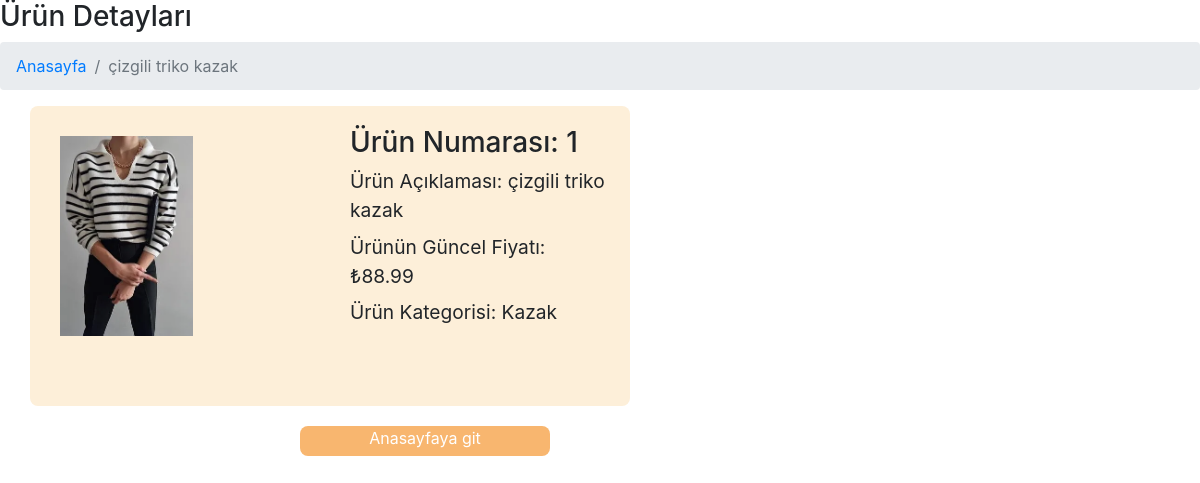
Page /product/1 on the committed database.
### tables this page shows
CREATE TABLE products (
            id INTEGER PRIMARY KEY AUTOINCREMENT,
            product_no INTEGER NOT NULL,
            description TEXT NOT NULL,
            price REAL NOT NULL,
            image_url TEXT NOT NULL,
            category TEXT NOT NULL
        );

### app.py (the view)
@app.route('/product/<int:product_no>')
def product_detail(product_no):
    conn = sqlite3.connect(DATABASE)
    cursor = conn.cursor()
    cursor.execute('SELECT * FROM products WHERE product_no = ?', (product_no,))
    product = cursor.fetchone()
    conn.close()
    return render_template('product_detail.html', product=product)

### templates/product_detail.html (shortened to what this page needs)
<html lang="en">
<head>
    <link rel="stylesheet" href="{{ url_for('static', filename='detail.css') }}">
    <link rel="stylesheet" href="https://stackpath.bootstrapcdn.com/bootstrap/4.5.2/css/bootstrap.min.css">
</head>
<body>
    <h3>Ürün Detayları</h3>
    <nav aria-label="breadcrumb">
        <ol class="breadcrumb">
            <li class="breadcrumb-item"><a href="{{ url_for('index') }}">Anasayfa</a></li>
            <li class="breadcrumb-item active" aria-current="page">{{ product[2] }}</li>
        </ol>
    </nav>
    <div class="product-detail-container">
        <div class="product-image">
            <img src="{{ url_for('static', filename=product[4])}}" alt="Product Image" style="max-width: 100%;">
        </div>
        <div class="product-details">
            <h3>Ürün Numarası: {{ product[1] }}</h3>
            <p> Ürün Açıklaması: {{ product[2] }}</p>
            <p>Ürünün Güncel Fiyatı: ₺{{ product[3] }}</p>
            <p>Ürün Kategorisi: {{ product[5] }}</p>
        </div>
    </div>
    <a href="{{ url_for('index')}}" class="back">Anasayfaya git</a>
</body>
</html>

### static/detail.css (style rules this page uses)
body, h2, p { margin: 0; padding: 0; }
body { font-family: 'Arial', sans-serif; background-color: #f8f9fa; color: #343a40; }
.breadcrumb { background-color: #efd0adf0; }
.product-detail-container { display: flex; position: relative; width: 600px; height:300px; margin: 0 auto; background-color:#fdefd9; padding: 10px; border-radius: 8px; margin-left: 30px; }
.product-image { flex: 1; padding: 20px; }
.product-image img { max-width: 500px; height: 200px; }
.product-details { flex: 1; padding: 10px; }
.product-details p { margin-bottom: 8px; font-size: larger; padding: auto; }
.back { display:block; margin-top: 20px; background-color: #f8b66f; color: #fff; text-decoration: none; text-align: center; width: 250px; height: 30px; margin-left: 300px; margin-bottom: 300px; border-radius: 8px; }

### rows in the picture
products: description "çizgili triko kazak", image_url (picture), product_no "1", price "88.99", category "Kazak"
